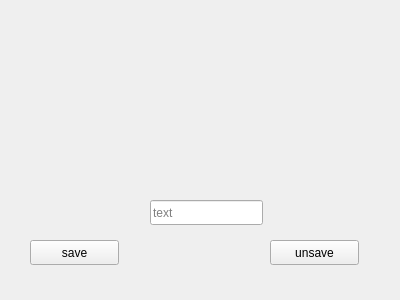
<?xml version="1.0" encoding="UTF-8"?>
<ui version="4.0">
 <class>Form</class>
 <widget class="QWidget" name="Form">
  <property name="geometry">
   <rect>
    <x>0</x>
    <y>0</y>
    <width>400</width>
    <height>300</height>
   </rect>
  </property>
  <property name="windowTitle">
   <string>Form</string>
  </property>
  <widget class="QPushButton" name="save">
   <property name="geometry">
    <rect>
     <x>30</x>
     <y>240</y>
     <width>89</width>
     <height>25</height>
    </rect>
   </property>
   <property name="text">
    <string>save</string>
   </property>
  </widget>
  <widget class="QPushButton" name="unsave">
   <property name="geometry">
    <rect>
     <x>270</x>
     <y>240</y>
     <width>89</width>
     <height>25</height>
    </rect>
   </property>
   <property name="text">
    <string>unsave</string>
   </property>
  </widget>
  <widget class="QLabel" name="Photo">
   <property name="geometry">
    <rect>
     <x>100</x>
     <y>20</y>
     <width>211</width>
     <height>161</height>
    </rect>
   </property>
   <property name="text">
    <string/>
   </property>
   <property name="pixmap">
    <pixmap>../../Pictures/download.png</pixmap>
   </property>
  </widget>
  <widget class="QLineEdit" name="lineEdit">
   <property name="geometry">
    <rect>
     <x>150</x>
     <y>200</y>
     <width>113</width>
     <height>25</height>
    </rect>
   </property>
   <property name="inputMask">
    <string/>
   </property>
   <property name="text">
    <string/>
   </property>
   <property name="dragEnabled">
    <bool>false</bool>
   </property>
   <property name="readOnly">
    <bool>false</bool>
   </property>
   <property name="placeholderText">
    <string>text</string>
   </property>
  </widget>
 </widget>
 <resources/>
 <connections/>
</ui>
